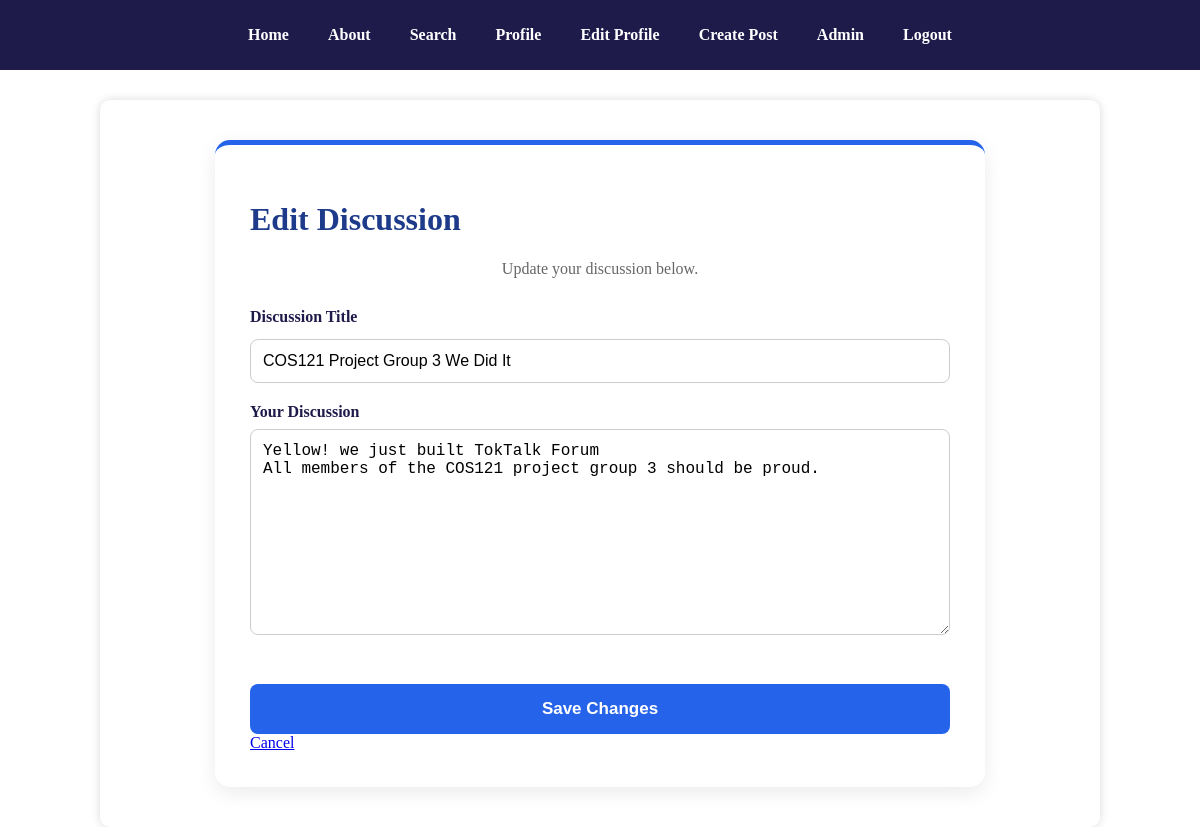
Page /posts/3/edit (signed in) on the committed database.
### models/post.py (models this page shows, shortened)
class Post(db.Model):
    __tablename__ = 'posts'
    id = db.Column(db.Integer, primary_key=True)
    title = db.Column(db.String(255), nullable=False)
    content = db.Column(db.Text, nullable=False)
    author_id = db.Column(
        db.Integer, db.ForeignKey("users.id"), nullable=False)
    created_at = db.Column(db.DateTime, default=datetime.utcnow)
    updated_at = db.Column(
        db.DateTime,
        default=datetime.utcnow,
        onupdate=datetime.utcnow,
    )
    comments = db.relationship(
        'Comment', backref='post', cascade='all, delete-orphan', lazy=True)
    likes = db.relationship('Like', backref='post',
                            cascade='all, delete-orphan', lazy=True)
    author = db.relationship("User", backref="posts")

### routes/posts.py (the view, shortened to what this page needs)
@posts_bp.route('/<int:post_id>/edit', methods=['GET', 'POST'])
@login_required
def edit_post(post_id):
    post = Post.query.get_or_404(post_id)
    if post.author_id != current_user.id:
        abort(403)
    return render_template(
        'edit_post.html',
        post=post
    )

### templates/edit_post.html (shortened to what this page needs)
{% extends "base.html" %}
{% block content %}
<div class="create-post-container">
    <div class="create-post-card">
        <h1>Edit Discussion</h1>
        <p>Update your discussion below.</p>
        <form action="{{ url_for('posts.edit_post', post_id=post.id) }}" method="POST">
            <div class="form-group">
                <label for="title">Discussion Title</label>
                <input type="text" id="title" name="title" value="{{ post.title }}" required>
            </div>
            <div class="form-group">
                <label for="content">Your Discussion</label>
                <textarea id="content" name="content" rows="10" required>{{ post.content }}</textarea>
            </div>
            <button type="submit" class="btn-post">
                Save Changes
            </button>
            <a href="{{ url_for('posts.get_post', post_id=post.id) }}">
                Cancel
            </a>
        </form>
    </div>
</div>
{% endblock %}

### static/style.css (style rules this page uses)
body { margin: 0; padding: 0; font-family: 'Times New Roman', Times, serif; background: white; }
h1 { color: #1e3a8a; }
form { width: 100%; }
input { width: 100%; padding: 10px; border: 1px solid #ccc; border-radius: 6px; margin-top: 5px; }
button { background: #2563eb; color: white; border: none; padding: 12px 20px; border-radius: 6px; cursor: pointer; font-size: 16px; }
.form-group { margin-bottom: 20px; }
.form-group label { display: block; margin-bottom: 12px; font-weight: bold; }
.form-group input { width: 100%; padding: 12px; border: 1px solid #ccc; border-radius: 8px; font-size: 16px; box-sizing: border-box; }
.create-post-container { display: flex; justify-content: center; margin: 20px auto; }
.create-post-card { width: 100%; max-width: 700px; background: #fff; padding: 35px; border-radius: 15px; box-shadow: 0 6px 20px rgba(0, 0, 0, .08); border-top: 5px solid #2563EB; }
.create-post-card p { text-align: center; color: #666; margin-bottom: 30px; }
.create-post-card label { display: block; font-weight: bold; color: #1E1B4B; margin: 18px 0 8px; }
.create-post-card input, .create-post-card select, .create-post-card textarea { width: 100%; padding: 12px; border: 1px solid #ccc; border-radius: 8px; font-size: 16px; box-sizing: border-box; transition: .3s; }
.create-post-card textarea { min-height: 180px; resize: vertical; }
.btn-post { width: 100%; padding: 15px; margin-top: 25px; background: #2563EB; color: #fff; border: none; border-radius: 8px; font-size: 17px; font-weight: bold; cursor: pointer; transition: .3s; }

### rows in the picture
Post: title "COS121 Project Group 3 We Did It", content "Yellow! we just built TokTalk Forum All members of the COS121 project group 3 should be proud."
